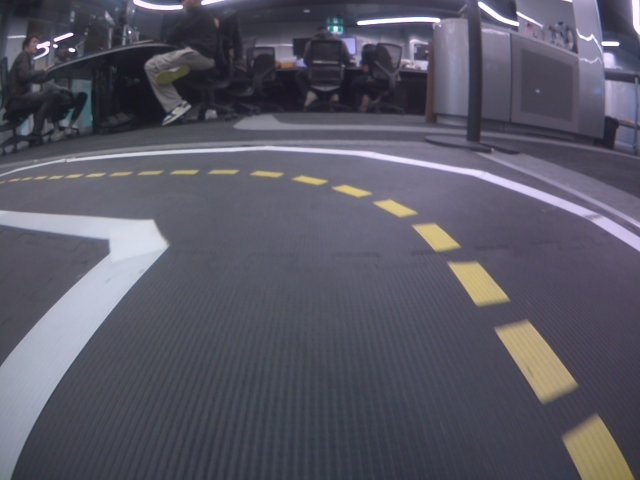
#> input picture packages/my_lane_detector/src/Raw Camera Image_screenshot_07.05.2025.png, 640 x 480 px
$ python lighting_impact_simulation.py
#> lines starting #> are read from the running program, lines starting #| are printed output that depends on the picture; after the words box and inside, x2 and y2 are one past the last pixel; in counts of white or black regions, pixels touching at a corner belong together
#!/usr/bin/env python3
import sys
import os
import cv2
import numpy as np

# Image file with spaces
image_filename = 'Raw Camera Image_screenshot_07.05.2025.png'
script_dir = os.path.dirname(os.path.abspath(__file__))
image_path = os.path.join(script_dir, image_filename)

# Load original image
img = cv2.imread(image_path, cv2.IMREAD_COLOR)
#> img is the input picture: shape (480, 640, 3); mean B, G, R 101.3, 88.2, 89.4
if img is None:
    print(f"Error: Could not load image from {image_path}")
    sys.exit(1)

print("Successfully loaded image.")

# Crop bottom half
height, width, _ = img.shape
#> height = 480; width = 640
crop_img = img[int(height / 2):, :]
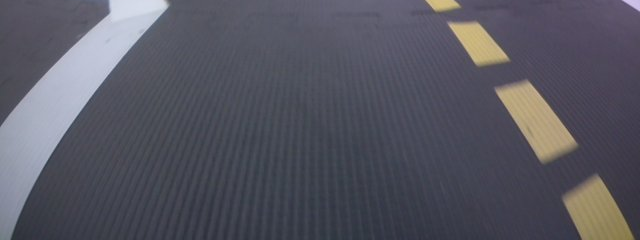
#> crop_img: shape (240, 640, 3); mean B, G, R 97.3, 86.2, 86.4

# Simulate darker and brighter images
darker = (crop_img * 0.5).astype(np.uint8)
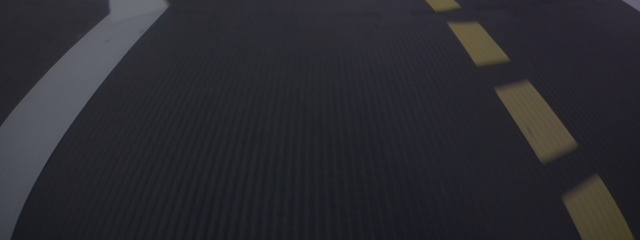
#> darker: shape (240, 640, 3); mean B, G, R 48.4, 42.9, 42.9
brighter = cv2.convertScaleAbs(crop_img, alpha=1.5, beta=30)

# Define fixed HSV range for yellow detection
lower_yellow_hsv = np.array([15, 80, 80])
upper_yellow_hsv = np.array([45, 255, 255])

# Function to apply yellow mask and Hough transform
def detect_yellow_and_lines(image):
    hsv = cv2.cvtColor(image, cv2.COLOR_BGR2HSV)
#> hsv: shape (240, 640, 3); mean H, S, V 113.1, 45, 49.8
    mask = cv2.inRange(hsv, lower_yellow_hsv, upper_yellow_hsv)
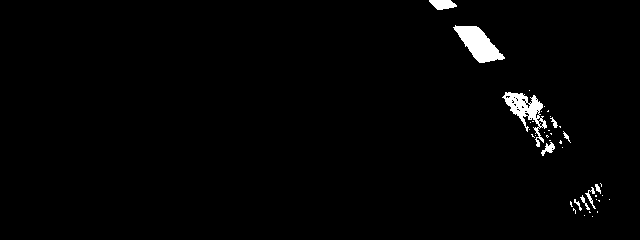
#> mask: shape (240, 640); 1.6% white; 40 white regions (30 under 20 px), largest, box (x1, y1, x2, y2) and area: (453, 25, 505, 63) 990, (502, 92, 547, 147) 833, (429, 0, 457, 10) 201
    result = cv2.bitwise_and(image, image, mask=mask)

    # Optional: convert to grayscale for Hough
    gray = cv2.cvtColor(result, cv2.COLOR_BGR2GRAY)
    edges = cv2.Canny(gray, 100, 200)
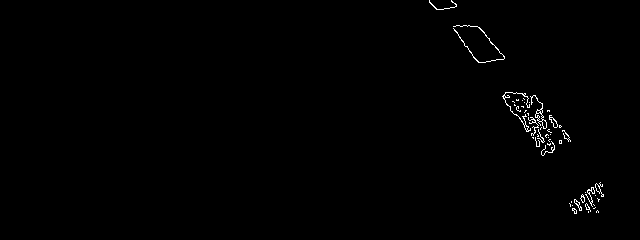
#> edges: shape (240, 640); 0.6% white in thin lines or dots, all inside (x1, y1, x2, y2) = (429, 0, 604, 214)

    lines = cv2.HoughLinesP(edges, 1, np.pi / 180, threshold=30, minLineLength=40, maxLineGap=10)
#> lines = [[503, 96, 544, 153], [506, 92, 539, 132], [505, 93, 553, 150], [533, 95, 570, 141], [514, 93, 544, 141], [522, 93, 554, 148], [534, 95, 568, 136], [521, 93, 546, 135]]
    output = image.copy()
    if lines is not None:
        for l in lines:
            x1, y1, x2, y2 = l[0]
            cv2.line(output, (x1, y1), (x2, y2), (0, 255, 255), 2)
#> this loop made 8 passes
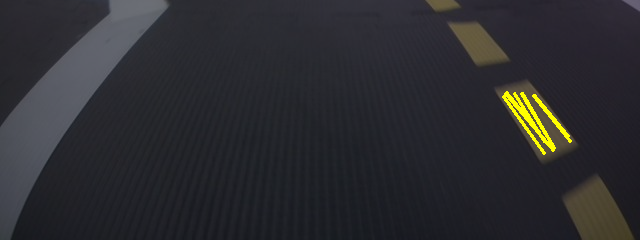
#> output: shape (240, 640, 3); 0.76% of pixels changed, all inside (x1, y1, x2, y2) = (502, 91, 572, 155)
    return output

# Apply on dark and bright images
output_dark = detect_yellow_and_lines(darker)
output_bright = detect_yellow_and_lines(brighter)
#> in detect_yellow_and_lines (call 2), `hsv = cv2.cvtColor(image, cv2.COLOR_BGR2HSV)`: hsv: shape (240, 640, 3); mean H, S, V 105.8, 33.8, 172.9
#> in detect_yellow_and_lines (call 2), `mask = cv2.inRange(hsv, lower_yellow_hsv, upper_yellow_hsv)`: mask: shape (240, 640); 0.69% white; 9 white regions (7 under 20 px), largest, box (x1, y1, x2, y2) and area: (587, 197, 633, 240) 1015, (582, 227, 589, 234) 35
#> in detect_yellow_and_lines (call 2), `edges = cv2.Canny(gray, 100, 200)`:
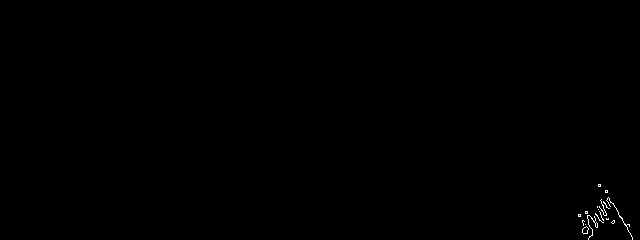
#> edges: shape (240, 640); 0.17% white in thin lines or dots, all inside (x1, y1, x2, y2) = (578, 184, 633, 240)
#> in detect_yellow_and_lines (call 2), `lines = cv2.HoughLinesP(edges, 1, np.pi / 180, threshold=30, minLineLe..`: lines = [[600, 184, 632, 237]]
#> the loop in detect_yellow_and_lines (call 2), `for l in lines:` made 1 pass
#> after the loop in detect_yellow_and_lines (call 2), `for l in lines:`:
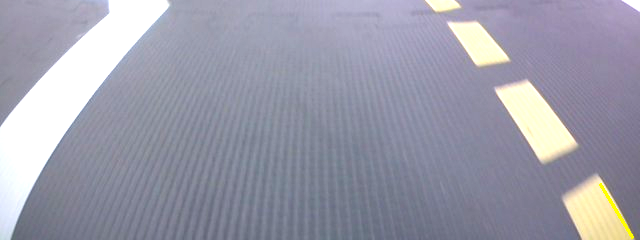
#> output: shape (240, 640, 3); mean B, G, R 170.2, 155.1, 154.9

# Show all results
try:
    while True:
        cv2.imshow("Original Cropped", crop_img)
        cv2.imshow("Darkened + Lane Detection", output_dark)
        cv2.imshow("Brightened + Lane Detection", output_bright)

        key = cv2.waitKey(1) & 0xFF
#> (key q is pressed here)
        if key == ord('q'):
            break
except KeyboardInterrupt:
    pass
finally:
    cv2.destroyAllWindows()
    print("Windows closed.")
